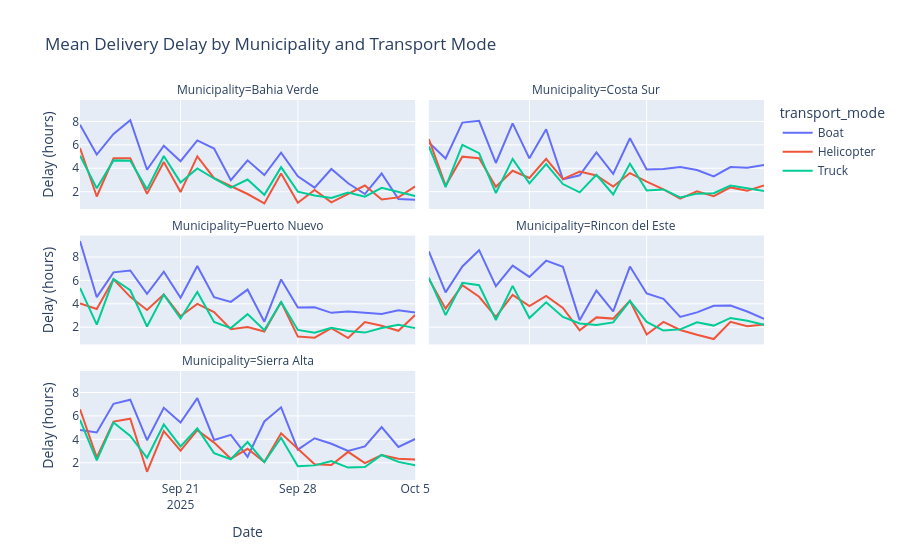

Write notebook code for a chart like this one.
### Code cell
bydate_mun = df.groupby(['date','municipality','transport_mode'], as_index=False)['delivery_delay_hours'].mean()
fig = px.line(
    bydate_mun,
    x='date',
    y='delivery_delay_hours',
    color='transport_mode',
    facet_col='municipality',
    facet_col_wrap=2,      # Wrap after 2 columns if there are several modes
    title='Mean Delivery Delay by Municipality and Transport Mode',
    labels={
        'delivery_delay_hours': 'Delay (hours)',
        'date': 'Date',
        'municipality': 'Municipality'
    }
)

fig.show()
